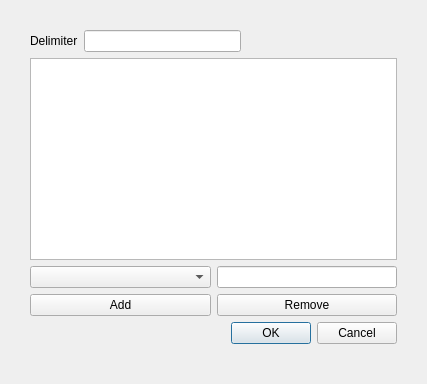
<?xml version="1.0" encoding="UTF-8"?>
<ui version="4.0">
 <class>NamingTemplateDialog</class>
 <widget class="QDialog" name="NamingTemplateDialog">
  <property name="geometry">
   <rect>
    <x>0</x>
    <y>0</y>
    <width>427</width>
    <height>384</height>
   </rect>
  </property>
  <property name="windowTitle">
   <string>Dialog</string>
  </property>
  <layout class="QVBoxLayout" name="verticalLayout">
   <property name="spacing">
    <number>-1</number>
   </property>
   <property name="leftMargin">
    <number>30</number>
   </property>
   <property name="topMargin">
    <number>30</number>
   </property>
   <property name="rightMargin">
    <number>30</number>
   </property>
   <property name="bottomMargin">
    <number>40</number>
   </property>
   <item>
    <layout class="QHBoxLayout" name="layoutDelimiter">
     <item>
      <widget class="QLabel" name="labelDelimiter">
       <property name="text">
        <string>Delimiter</string>
       </property>
      </widget>
     </item>
     <item>
      <widget class="QLineEdit" name="lineEditDelimiter"/>
     </item>
     <item>
      <spacer name="horizontalSpacer">
       <property name="orientation">
        <enum>Qt::Horizontal</enum>
       </property>
       <property name="sizeHint" stdset="0">
        <size>
         <width>40</width>
         <height>20</height>
        </size>
       </property>
      </spacer>
     </item>
    </layout>
   </item>
   <item>
    <widget class="QListWidget" name="listWidget"/>
   </item>
   <item>
    <layout class="QHBoxLayout" name="layoutType">
     <item>
      <widget class="QComboBox" name="comboBoxType">
       <property name="sizePolicy">
        <sizepolicy hsizetype="Expanding" vsizetype="Fixed">
         <horstretch>0</horstretch>
         <verstretch>0</verstretch>
        </sizepolicy>
       </property>
       <property name="minimumSize">
        <size>
         <width>150</width>
         <height>0</height>
        </size>
       </property>
      </widget>
     </item>
     <item>
      <widget class="QLineEdit" name="lineEditOther"/>
     </item>
    </layout>
   </item>
   <item>
    <layout class="QHBoxLayout" name="layoutButtons">
     <item>
      <widget class="QPushButton" name="pushButtonAdd">
       <property name="text">
        <string>Add</string>
       </property>
      </widget>
     </item>
     <item>
      <widget class="QPushButton" name="pushButtonRemove">
       <property name="text">
        <string>Remove</string>
       </property>
      </widget>
     </item>
    </layout>
   </item>
   <item>
    <widget class="QDialogButtonBox" name="buttonBox">
     <property name="orientation">
      <enum>Qt::Horizontal</enum>
     </property>
     <property name="standardButtons">
      <set>QDialogButtonBox::Cancel|QDialogButtonBox::Ok</set>
     </property>
    </widget>
   </item>
  </layout>
 </widget>
 <resources/>
 <connections>
  <connection>
   <sender>buttonBox</sender>
   <signal>accepted()</signal>
   <receiver>NamingTemplateDialog</receiver>
   <slot>accept()</slot>
   <hints>
    <hint type="sourcelabel">
     <x>248</x>
     <y>254</y>
    </hint>
    <hint type="destinationlabel">
     <x>157</x>
     <y>274</y>
    </hint>
   </hints>
  </connection>
  <connection>
   <sender>buttonBox</sender>
   <signal>rejected()</signal>
   <receiver>NamingTemplateDialog</receiver>
   <slot>reject()</slot>
   <hints>
    <hint type="sourcelabel">
     <x>316</x>
     <y>260</y>
    </hint>
    <hint type="destinationlabel">
     <x>286</x>
     <y>274</y>
    </hint>
   </hints>
  </connection>
 </connections>
</ui>
